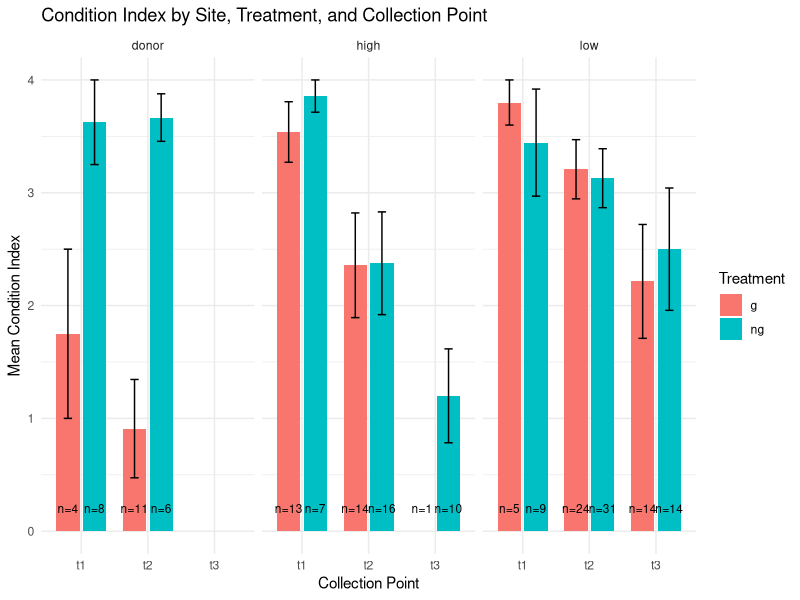
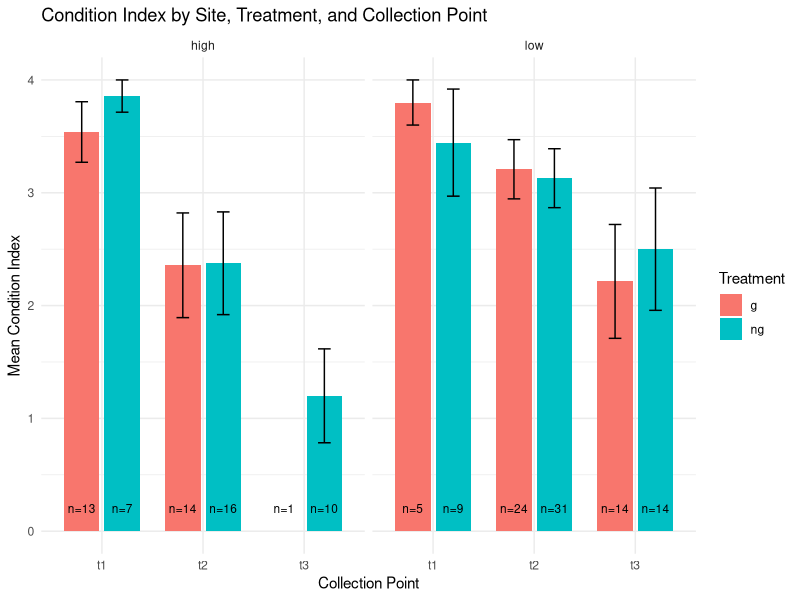
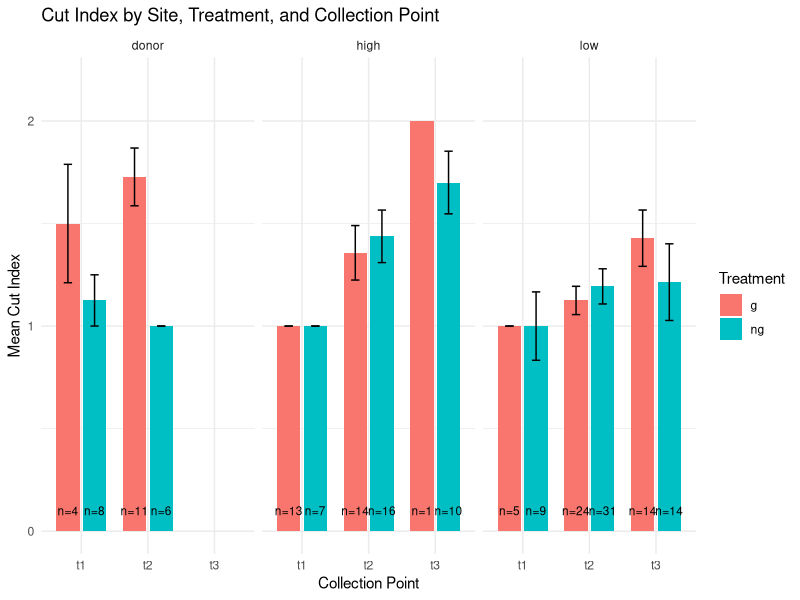

Here is the R script that generated these plots, in order:
#load libraries
library(tidyverse)
library(dplyr)
library(readr)
library(ggplot2)

#load data
growth<- read_csv("raw_data/plant_data.csv")
head(growth)

cond <- read.csv("raw_data/photo_data.csv")
head(cond)

# Join growth with selected columns from cond
growth_combined <- growth %>%
  left_join(cond %>% select(id, condition_index, cut_index), by = "id")

# Check the result
head(growth_combined)
colnames(growth_combined)

# Remove rows where both condition_index and cut_index are NA
growth_clean <- growth_combined %>%
  filter(!is.na(condition_index) | !is.na(cut_index)) %>%
  filter(site %in% c("donor", "high", "low"))


# Calculate summary statistics
condition_summary <- growth_clean %>%
  group_by(site, collection_point, g_ng) %>%
  summarise(
    mean_condition = mean(condition_index, na.rm = TRUE),
    se_condition = sd(condition_index, na.rm = TRUE) / sqrt(n()),
    n = n(),
    .groups = "drop")

p1 <- ggplot(condition_summary, 
             aes(x = collection_point, y = mean_condition, fill = g_ng)) +
  geom_col(position = position_dodge(width = 0.8), width = 0.7) +
  geom_errorbar(aes(ymin = mean_condition - se_condition, 
                    ymax = mean_condition + se_condition),
                position = position_dodge(width = 0.8),
                width = 0.25) +
  geom_text(aes(label = paste0("n=", n), y = 0.2),
            position = position_dodge(width = 0.8),
            size = 3) +
  facet_wrap(~ site) +
  labs(title = "Condition Index by Site, Treatment, and Collection Point",
       x = "Collection Point",
       y = "Mean Condition Index",
       fill = "Treatment") +
  theme_minimal()
plot(p1)

p1b <- condition_summary %>%
  filter(site %in% c("high", "low")) %>%
  ggplot(aes(x = collection_point, y = mean_condition, fill = g_ng)) +  # Remove the data argument
  geom_col(position = position_dodge(width = 0.8), width = 0.7) +
  geom_errorbar(aes(ymin = mean_condition - se_condition, 
                    ymax = mean_condition + se_condition),
                position = position_dodge(width = 0.8),
                width = 0.25) +
  geom_text(aes(label = paste0("n=", n), y = 0.2),
            position = position_dodge(width = 0.8),
            size = 3) +
  facet_wrap(~ site) +
  labs(title = "Condition Index by Site, Treatment, and Collection Point",
       x = "Collection Point",
       y = "Mean Condition Index",
       fill = "Treatment") +
  theme_minimal()

plot(p1b)

condition_data <- growth_clean %>%
  filter(site %in% c("high", "low"), !is.na(condition_index))

# Three-way ANOVA
condition_anova <- aov(condition_index ~ g_ng * site * collection_point, 
                       data = condition_data)

summary(condition_anova)
# Kruskal-Wallis test (non-parametric alternative to ANOVA)

# Test for treatment effect
kruskal.test(condition_index ~ g_ng, data = condition_data)

# Test for site effect
kruskal.test(condition_index ~ site, data = condition_data)

# Test for collection point effect
kruskal.test(condition_index ~ collection_point, data = condition_data)


#Cut index
# cut_summary
cut_summary <- growth_clean %>%
  filter(!is.na(cut_index)) %>%
  group_by(site, collection_point, g_ng) %>%
  summarise(
    mean_cut_index = mean(cut_index, na.rm = TRUE),
    se_cut = sd(cut_index, na.rm = TRUE) / sqrt(n()),
    n = n(),
    .groups = "drop"
  ) %>%
  mutate(
    # Ensure error bars don't go below 0 or above 2
    ymin = pmax(0, mean_cut_index - se_cut),
    ymax = pmin(2, mean_cut_index + se_cut)
  )

# Now plot with correct ymin and ymax
p2 <- ggplot(cut_summary, 
             aes(x = collection_point, y = mean_cut_index, fill = g_ng)) +
  geom_col(position = position_dodge(width = 0.8), width = 0.7) +
  geom_errorbar(aes(ymin = ymin, ymax = ymax),
                position = position_dodge(width = 0.8),
                width = 0.25) +
  geom_text(aes(label = paste0("n=", n), y = 0.1),
            position = position_dodge(width = 0.8),
            size = 3) +
  facet_wrap(~ site) +
  labs(title = "Cut Index by Site, Treatment, and Collection Point",
       x = "Collection Point",
       y = "Mean Cut Index",
       fill = "Treatment") +
  scale_y_continuous(limits = c(0, 2.2), breaks = c(0, 1, 2)) +
  theme_minimal()

plot(p2)


